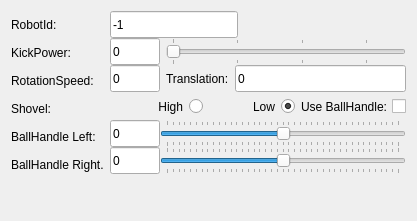
<?xml version="1.0" encoding="UTF-8"?>
<ui version="4.0">
 <class>JoystickWidget</class>
 <widget class="QWidget" name="JoystickWidget">
  <property name="geometry">
   <rect>
    <x>0</x>
    <y>0</y>
    <width>417</width>
    <height>221</height>
   </rect>
  </property>
  <layout class="QHBoxLayout">
   <item>
    <layout class="QVBoxLayout" name="verticalLabelLayout">
     <property name="spacing">
      <number>0</number>
     </property>
     <item>
      <widget class="QLabel" name="robotIdLabel">
       <property name="minimumSize">
        <size>
         <width>0</width>
         <height>28</height>
        </size>
       </property>
       <property name="maximumSize">
        <size>
         <width>16777215</width>
         <height>27</height>
        </size>
       </property>
       <property name="text">
        <string>RobotId:</string>
       </property>
      </widget>
     </item>
     <item>
      <widget class="QLabel" name="kickPowerLabel">
       <property name="minimumSize">
        <size>
         <width>0</width>
         <height>28</height>
        </size>
       </property>
       <property name="maximumSize">
        <size>
         <width>16777215</width>
         <height>27</height>
        </size>
       </property>
       <property name="text">
        <string>KickPower:</string>
       </property>
      </widget>
     </item>
     <item>
      <widget class="QLabel" name="rotationLabel">
       <property name="minimumSize">
        <size>
         <width>0</width>
         <height>28</height>
        </size>
       </property>
       <property name="maximumSize">
        <size>
         <width>16777215</width>
         <height>27</height>
        </size>
       </property>
       <property name="text">
        <string>RotationSpeed:</string>
       </property>
      </widget>
     </item>
     <item>
      <widget class="QLabel" name="shovelLabel">
       <property name="minimumSize">
        <size>
         <width>0</width>
         <height>28</height>
        </size>
       </property>
       <property name="maximumSize">
        <size>
         <width>16777215</width>
         <height>27</height>
        </size>
       </property>
       <property name="text">
        <string>Shovel:</string>
       </property>
      </widget>
     </item>
     <item>
      <widget class="QLabel" name="ballHandleLeftLabel">
       <property name="minimumSize">
        <size>
         <width>0</width>
         <height>28</height>
        </size>
       </property>
       <property name="maximumSize">
        <size>
         <width>16777215</width>
         <height>28</height>
        </size>
       </property>
       <property name="text">
        <string>BallHandle Left:</string>
       </property>
      </widget>
     </item>
     <item>
      <widget class="QLabel" name="ballHandleRightLabel">
       <property name="minimumSize">
        <size>
         <width>0</width>
         <height>28</height>
        </size>
       </property>
       <property name="maximumSize">
        <size>
         <width>16777215</width>
         <height>28</height>
        </size>
       </property>
       <property name="text">
        <string>BallHandle Right.</string>
       </property>
      </widget>
     </item>
     <item>
      <spacer name="vertLabelSpacer">
       <property name="orientation">
        <enum>Qt::Vertical</enum>
       </property>
       <property name="sizeHint" stdset="0">
        <size>
         <width>20</width>
         <height>40</height>
        </size>
       </property>
      </spacer>
     </item>
    </layout>
   </item>
   <item>
    <layout class="QVBoxLayout" name="verticalValueLayout">
     <property name="spacing">
      <number>0</number>
     </property>
     <item>
      <widget class="QLineEdit" name="robotIdEdit">
       <property name="minimumSize">
        <size>
         <width>128</width>
         <height>27</height>
        </size>
       </property>
       <property name="maximumSize">
        <size>
         <width>128</width>
         <height>27</height>
        </size>
       </property>
       <property name="contextMenuPolicy">
        <enum>Qt::DefaultContextMenu</enum>
       </property>
       <property name="toolTip">
        <string>Enter the ID of the robot, you want to control remotely.</string>
       </property>
       <property name="inputMask">
        <string/>
       </property>
       <property name="text">
        <string>-1</string>
       </property>
       <property name="maxLength">
        <number>5</number>
       </property>
      </widget>
     </item>
     <item>
      <layout class="QHBoxLayout" name="horizontalKickPowerLayout">
       <property name="spacing">
        <number>6</number>
       </property>
       <item>
        <widget class="QLineEdit" name="kickPowerEdit">
         <property name="minimumSize">
          <size>
           <width>0</width>
           <height>27</height>
          </size>
         </property>
         <property name="maximumSize">
          <size>
           <width>50</width>
           <height>27</height>
          </size>
         </property>
         <property name="toolTip">
          <string>Enter a KickPower between 101 and 3600.</string>
         </property>
         <property name="text">
          <string>0</string>
         </property>
         <property name="maxLength">
          <number>4</number>
         </property>
        </widget>
       </item>
       <item>
        <widget class="QSlider" name="kickPowerSlider">
         <property name="minimumSize">
          <size>
           <width>0</width>
           <height>27</height>
          </size>
         </property>
         <property name="maximumSize">
          <size>
           <width>16777215</width>
           <height>27</height>
          </size>
         </property>
         <property name="minimum">
          <number>101</number>
         </property>
         <property name="maximum">
          <number>3600</number>
         </property>
         <property name="tracking">
          <bool>false</bool>
         </property>
         <property name="orientation">
          <enum>Qt::Horizontal</enum>
         </property>
         <property name="tickPosition">
          <enum>QSlider::TicksBothSides</enum>
         </property>
         <property name="tickInterval">
          <number>1000</number>
         </property>
        </widget>
       </item>
      </layout>
     </item>
     <item>
      <layout class="QHBoxLayout" name="horizontalRotationLayout">
       <property name="spacing">
        <number>6</number>
       </property>
       <item>
        <widget class="QLineEdit" name="rotationEdit">
         <property name="minimumSize">
          <size>
           <width>0</width>
           <height>27</height>
          </size>
         </property>
         <property name="maximumSize">
          <size>
           <width>50</width>
           <height>27</height>
          </size>
         </property>
         <property name="toolTip">
          <string>Enter a rotation speed [rad/second] between 0 and 15.</string>
         </property>
         <property name="text">
          <string>0</string>
         </property>
         <property name="maxLength">
          <number>6</number>
         </property>
        </widget>
       </item>
       <item>
        <widget class="QLabel" name="translationLabel">
         <property name="sizePolicy">
          <sizepolicy hsizetype="Preferred" vsizetype="Fixed">
           <horstretch>0</horstretch>
           <verstretch>0</verstretch>
          </sizepolicy>
         </property>
         <property name="minimumSize">
          <size>
           <width>0</width>
           <height>28</height>
          </size>
         </property>
         <property name="maximumSize">
          <size>
           <width>80</width>
           <height>27</height>
          </size>
         </property>
         <property name="text">
          <string>Translation:</string>
         </property>
        </widget>
       </item>
       <item>
        <widget class="QLineEdit" name="translationEdit">
         <property name="sizePolicy">
          <sizepolicy hsizetype="Expanding" vsizetype="Preferred">
           <horstretch>0</horstretch>
           <verstretch>0</verstretch>
          </sizepolicy>
         </property>
         <property name="minimumSize">
          <size>
           <width>0</width>
           <height>27</height>
          </size>
         </property>
         <property name="maximumSize">
          <size>
           <width>8000</width>
           <height>27</height>
          </size>
         </property>
         <property name="toolTip">
          <string>Enter the robots driving speed [mm/sec] between 0 and 4000.</string>
         </property>
         <property name="text">
          <string>0</string>
         </property>
         <property name="maxLength">
          <number>7</number>
         </property>
        </widget>
       </item>
      </layout>
     </item>
     <item>
      <layout class="QHBoxLayout" name="horizontalTranslationLayout">
       <property name="spacing">
        <number>6</number>
       </property>
       <property name="sizeConstraint">
        <enum>QLayout::SetDefaultConstraint</enum>
       </property>
      </layout>
     </item>
     <item>
      <layout class="QHBoxLayout" name="horizontalShovelLayout">
       <item>
        <widget class="QRadioButton" name="highShovelButton">
         <property name="minimumSize">
          <size>
           <width>0</width>
           <height>27</height>
          </size>
         </property>
         <property name="layoutDirection">
          <enum>Qt::RightToLeft</enum>
         </property>
         <property name="text">
          <string>High</string>
         </property>
        </widget>
       </item>
       <item>
        <widget class="QRadioButton" name="lowShovelButton">
         <property name="minimumSize">
          <size>
           <width>0</width>
           <height>27</height>
          </size>
         </property>
         <property name="layoutDirection">
          <enum>Qt::RightToLeft</enum>
         </property>
         <property name="text">
          <string>Low</string>
         </property>
         <property name="checked">
          <bool>true</bool>
         </property>
        </widget>
       </item>
       <item>
        <widget class="QCheckBox" name="ballHandleStateCheckBox">
         <property name="minimumSize">
          <size>
           <width>0</width>
           <height>27</height>
          </size>
         </property>
         <property name="maximumSize">
          <size>
           <width>16777215</width>
           <height>27</height>
          </size>
         </property>
         <property name="layoutDirection">
          <enum>Qt::RightToLeft</enum>
         </property>
         <property name="text">
          <string>Use BallHandle:</string>
         </property>
        </widget>
       </item>
      </layout>
     </item>
     <item>
      <layout class="QHBoxLayout" name="horizontalLayout">
       <item>
        <widget class="QLineEdit" name="ballHandleLeftEdit">
         <property name="minimumSize">
          <size>
           <width>0</width>
           <height>27</height>
          </size>
         </property>
         <property name="maximumSize">
          <size>
           <width>50</width>
           <height>27</height>
          </size>
         </property>
         <property name="toolTip">
          <string>Enter the left BallHandle speed [%] between -100 and 100.</string>
         </property>
         <property name="text">
          <string>0</string>
         </property>
         <property name="maxLength">
          <number>5</number>
         </property>
        </widget>
       </item>
       <item>
        <widget class="QSlider" name="ballHandleLeftSlider">
         <property name="maximumSize">
          <size>
           <width>16777215</width>
           <height>27</height>
          </size>
         </property>
         <property name="minimum">
          <number>-10000</number>
         </property>
         <property name="maximum">
          <number>10000</number>
         </property>
         <property name="tracking">
          <bool>false</bool>
         </property>
         <property name="orientation">
          <enum>Qt::Horizontal</enum>
         </property>
         <property name="tickPosition">
          <enum>QSlider::TicksBothSides</enum>
         </property>
         <property name="tickInterval">
          <number>500</number>
         </property>
        </widget>
       </item>
      </layout>
     </item>
     <item>
      <layout class="QHBoxLayout" name="horizontalLayout_2">
       <item>
        <widget class="QLineEdit" name="ballHandleRightEdit">
         <property name="minimumSize">
          <size>
           <width>50</width>
           <height>27</height>
          </size>
         </property>
         <property name="maximumSize">
          <size>
           <width>50</width>
           <height>27</height>
          </size>
         </property>
         <property name="toolTip">
          <string>Enter the right BallHandle speed [%] between -100 and 100.</string>
         </property>
         <property name="text">
          <string>0</string>
         </property>
         <property name="maxLength">
          <number>5</number>
         </property>
        </widget>
       </item>
       <item>
        <widget class="QSlider" name="ballHandleRightSlider">
         <property name="maximumSize">
          <size>
           <width>16777215</width>
           <height>27</height>
          </size>
         </property>
         <property name="minimum">
          <number>-10000</number>
         </property>
         <property name="maximum">
          <number>10000</number>
         </property>
         <property name="tracking">
          <bool>false</bool>
         </property>
         <property name="orientation">
          <enum>Qt::Horizontal</enum>
         </property>
         <property name="tickPosition">
          <enum>QSlider::TicksBothSides</enum>
         </property>
         <property name="tickInterval">
          <number>500</number>
         </property>
        </widget>
       </item>
      </layout>
     </item>
     <item>
      <spacer name="verticalSpacer">
       <property name="orientation">
        <enum>Qt::Vertical</enum>
       </property>
       <property name="sizeHint" stdset="0">
        <size>
         <width>20</width>
         <height>40</height>
        </size>
       </property>
      </spacer>
     </item>
    </layout>
   </item>
  </layout>
 </widget>
 <resources/>
 <connections/>
</ui>
